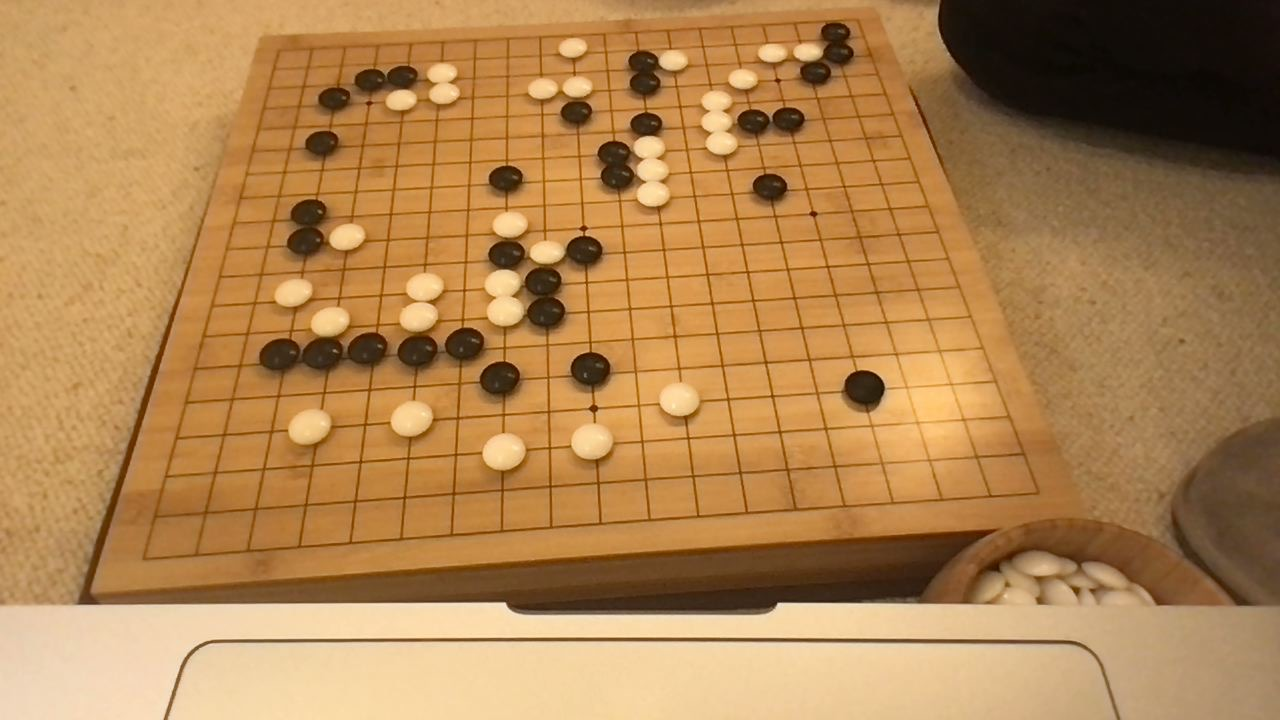
#> input picture data/labelled/snapshot-00373.jpg, 1280 x 720 px, found by its file name
$ jupyter execute --allow-errors hog.ipynb   (older library calls are emulated)
#> lines starting #> are read from the running program, lines starting #| are printed output that depends on the picture
[cell 1]
from skimage.io import imread
from skimage.transform import resize
from skimage.feature import hog
from skimage import exposure
import matplotlib.pyplot as plt

# reading the image
img = imread('data/game001/snapshot-00373.jpg')
#> img is the input picture: shape (720, 1280, 3); mean R, G, B 175.7, 131.4, 80
plt.axis("off")
plt.imshow(img);

[cell 2]
resized_img = resize(img, (img.shape[0]/2, img.shape[1]/2))
plt.axis("off")
plt.imshow(resized_img)
print(resized_img.shape)
#| (360, 640, 3)

[cell 3]
fd, hog_image = hog(resized_img, orientations=9, pixels_per_cell=(8, 8),
                	cells_per_block=(2, 2), visualize=True, multichannel=True)
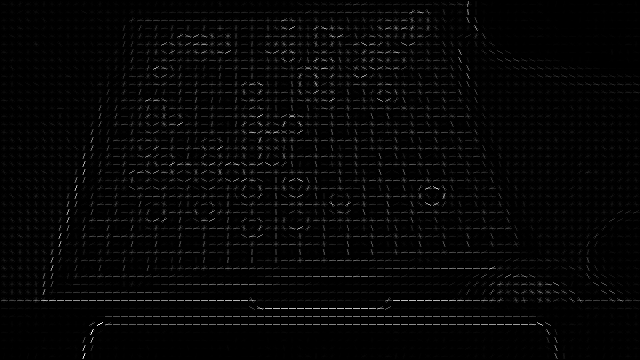
#> hog_image: shape (360, 640) float64; min 0, max 0.251, mean 0.00566; drawn with min black and max white
plt.axis("off")
plt.imshow(hog_image, cmap="gray")
